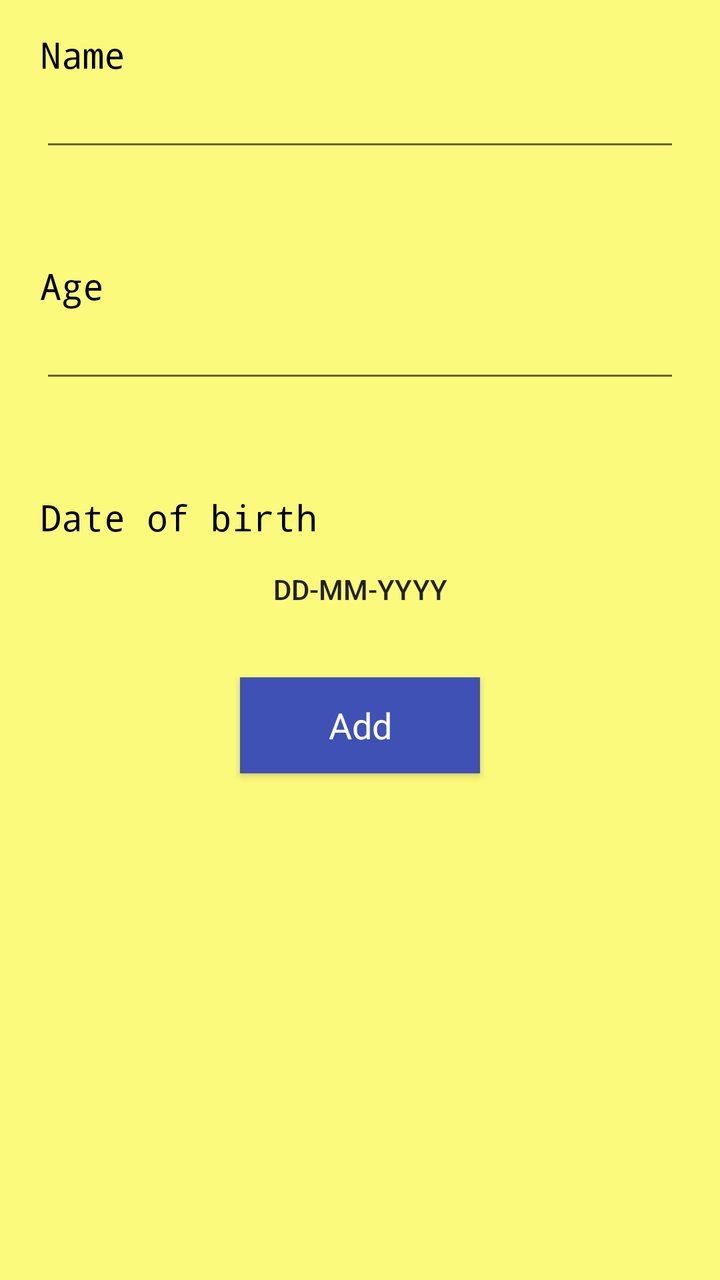
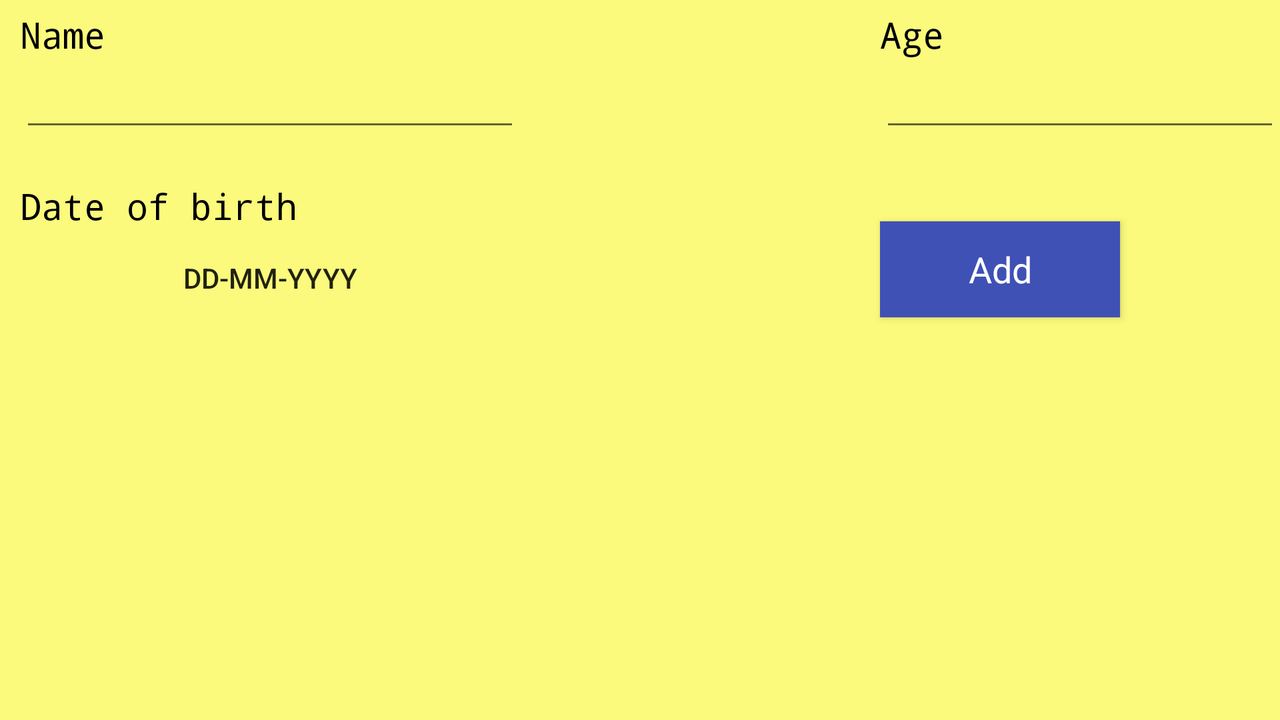

One screen, two layout resources from the same app: the default and the repository's alternative for another configuration. Each is rendered where Android would select it; the XML of both is given below.
<!-- AndroidManifest.xml: application theme AppTheme -->
<!-- res/layout/activity_main.xml -->
<?xml version="1.0" encoding="utf-8"?>
<RelativeLayout xmlns:android="http://schemas.android.com/apk/res/android"
    xmlns:tools="http://schemas.android.com/tools"
    android:layout_width="match_parent"
    android:layout_height="match_parent"
    tools:context="com.example.antony.androidexp.activity.MainActivity"
    android:background="@color/appBackgroundColor">

    <ImageView
        android:id="@+id/imgViewLanguageFlagIcon"
        android:layout_width="wrap_content"
        android:layout_height="wrap_content"
        android:src="@drawable/language_flag_icon"
        android:paddingStart="5dp"
        android:paddingEnd="5dp"
        android:paddingTop="5dp"
        android:layout_alignParentTop="true"
        android:layout_alignParentEnd="true"
        android:contentDescription="@string/imageViewLangFlagContDescr"/>

    <TextView
        android:id="@+id/textViewName"
        android:layout_width="320dp"
        android:layout_height="wrap_content"
        android:text="@string/user_name"
        android:layout_below="@id/imgViewLanguageFlagIcon"
        android:layout_centerHorizontal="true"
        android:layout_marginTop="10dp"
        style="@style/UserTextViewStyle"
        />

    <EditText
        android:id="@+id/editTextName"
        android:layout_width="320dp"
        android:layout_height="wrap_content"
        android:layout_below="@id/textViewName"
        android:layout_centerHorizontal="true"
        android:inputType="textPersonName"/>

    <TextView
        android:id="@+id/textViewAge"
        android:layout_width="320dp"
        android:layout_height="wrap_content"
        android:text="@string/user_age"
        android:layout_below="@id/editTextName"
        android:layout_centerHorizontal="true"
        android:layout_marginTop="50dp"
        style="@style/UserTextViewStyle"/>

    <EditText
        android:id="@+id/editTextAge"
        android:layout_width="320dp"
        android:layout_height="wrap_content"
        android:layout_below="@id/textViewAge"
        android:layout_centerHorizontal="true"
        android:maxEms="110"
        android:maxLength="3"
        android:inputType="number"/>

    <TextView
        android:id="@+id/textViewBirthDate"
        android:layout_width="320dp"
        android:layout_height="wrap_content"
        android:text="@string/birth_date"
        android:layout_below="@id/editTextAge"
        android:layout_centerHorizontal="true"
        android:layout_marginTop="50dp"
        style="@style/UserTextViewStyle"/>

    <Button
        android:id="@+id/btnBirthDate"
        android:layout_width="320dp"
        android:layout_height="wrap_content"
        android:layout_below="@id/textViewBirthDate"
        android:layout_centerHorizontal="true"
        android:text="@string/date_format"
        android:background="#00ffffff"/>

    <Button
        android:id="@+id/btnAddUser"
        android:layout_width="120dp"
        android:layout_height="wrap_content"
        android:layout_below="@id/btnBirthDate"
        android:layout_centerHorizontal="true"
        android:layout_marginTop="20dp"
        android:background="@color/btnAddUserBackgroundColor"
        android:textColor="@color/btnAddUserTextColor"
        android:textSize="18sp"
        android:textAllCaps="false"
        android:typeface="sans"
        android:text="@string/add_user"/>

</RelativeLayout>
<!-- resources referenced by this layout -->
<resources>
  <color name="appBackgroundColor">#fbfa7c</color>
  <color name="btnAddUserBackgroundColor">@color/colorPrimary</color>
  <color name="btnAddUserTextColor">#ffffff</color>
  <string name="add_user">Add</string>
  <string name="birth_date">Date of birth</string>
  <string name="date_format">DD-MM-YYYY</string>
  <string name="imageViewLangFlagContDescr">Country flag</string>
  <string name="user_age">Age</string>
  <string name="user_name">Name</string>
  <style name="UserTextViewStyle">
          <item name="android:textSize">18sp</item>
          <item name="android:textColor">#000000</item>
          <item name="android:typeface">monospace</item>
      </style>
  <style name="AppTheme" parent="Theme.AppCompat.Light.DarkActionBar">
          
          <item name="colorPrimary">@color/colorPrimary</item>
          <item name="colorPrimaryDark">@color/colorPrimaryDark</item>
          <item name="colorAccent">@color/colorAccent</item>
      </style>
  <color name="colorPrimary">#3F51B5</color>
  <color name="colorPrimaryDark">#303F9F</color>
  <color name="colorAccent">#FF4081</color>
</resources>
<!-- res/layout-land/activity_main.xml (the repository's variant of the layout above) -->
<!-- drawn on the phone turned sideways -->
<?xml version="1.0" encoding="utf-8"?>
<RelativeLayout xmlns:android="http://schemas.android.com/apk/res/android"
    xmlns:tools="http://schemas.android.com/tools"
    android:layout_width="match_parent"
    android:layout_height="match_parent"
    tools:context="com.example.antony.androidexp.activity.MainActivity"
    android:background="@color/appBackgroundColor">

    <ImageView
        android:id="@+id/imgViewLanguageFlagIcon"
        android:layout_width="wrap_content"
        android:layout_height="wrap_content"
        android:src="@drawable/language_flag_icon"
        android:paddingStart="5dp"
        android:paddingEnd="5dp"
        android:paddingTop="5dp"
        android:layout_alignParentTop="true"
        android:layout_alignParentEnd="true" />

    <TextView
        android:id="@+id/textViewName"
        android:layout_width="250dp"
        android:layout_height="wrap_content"
        android:text="@string/user_name"
        android:layout_below="@id/imgViewLanguageFlagIcon"
        android:layout_marginStart="10dp"
        style="@style/UserTextViewStyle"
        />

    <EditText
        android:id="@+id/editTextName"
        android:layout_width="250dp"
        android:layout_height="wrap_content"
        android:layout_below="@id/textViewName"
        android:layout_marginStart="10dp"/>

    <TextView
        android:id="@+id/textViewAge"
        android:layout_width="200dp"
        android:layout_height="wrap_content"
        android:text="@string/user_age"
        android:layout_below="@id/imgViewLanguageFlagIcon"
        android:layout_alignParentEnd="true"
        style="@style/UserTextViewStyle"/>

    <EditText
        android:id="@+id/editTextAge"
        android:layout_width="200dp"
        android:layout_height="wrap_content"
        android:layout_below="@id/textViewAge"
        android:layout_alignParentEnd="true"
        android:maxEms="110"
        android:maxLength="3"
        android:inputType="number"/>

    <TextView
        android:id="@+id/textViewBirthDate"
        android:layout_width="250dp"
        android:layout_height="wrap_content"
        android:text="@string/birth_date"
        android:layout_below="@id/editTextAge"
        android:layout_marginTop="20dp"
        android:layout_marginStart="10dp"
        style="@style/UserTextViewStyle"/>

    <Button
        android:id="@+id/btnBirthDate"
        android:layout_width="250dp"
        android:layout_height="wrap_content"
        android:layout_below="@id/textViewBirthDate"
        android:layout_marginStart="10dp"
        android:text="@string/date_format"
        android:background="#00ffffff"/>

    <Button
        android:id="@+id/btnAddUser"
        android:layout_width="120dp"
        android:layout_height="wrap_content"
        android:layout_below="@id/editTextAge"
        android:layout_alignParentEnd="true"
        android:layout_marginTop="40dp"
        android:layout_marginEnd="80dp"
        android:background="@color/btnAddUserBackgroundColor"
        android:textColor="@color/btnAddUserTextColor"
        android:textSize="18sp"
        android:text="@string/add_user"
        android:textAllCaps="false"
        android:typeface="sans"/>

</RelativeLayout>
<!-- resources referenced by the variant -->
<!-- as the phone turned sideways resolves them -->
<resources>
  <color name="appBackgroundColor">#fbfa7c</color>
  <color name="btnAddUserBackgroundColor">@color/colorPrimary</color>
  <color name="btnAddUserTextColor">#ffffff</color>
  <string name="add_user">Add</string>
  <string name="birth_date">Date of birth</string>
  <string name="date_format">DD-MM-YYYY</string>
  <string name="user_age">Age</string>
  <string name="user_name">Name</string>
  <style name="UserTextViewStyle">
          <item name="android:textSize">18sp</item>
          <item name="android:textColor">#000000</item>
          <item name="android:typeface">monospace</item>
      </style>
  <style name="AppTheme" parent="Theme.AppCompat.Light.DarkActionBar">
          
          <item name="colorPrimary">@color/colorPrimary</item>
          <item name="colorPrimaryDark">@color/colorPrimaryDark</item>
          <item name="colorAccent">@color/colorAccent</item>
      </style>
  <color name="colorPrimary">#3F51B5</color>
  <color name="colorPrimaryDark">#303F9F</color>
  <color name="colorAccent">#FF4081</color>
</resources>
